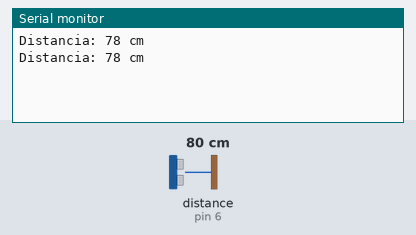
A sketch run on a simulated Arduino Uno, built with avr-gcc and run on an emulated ATmega328P. Shown: the last lines printed to the serial monitor. Wiring (inferred from the names in the program): ultrasonic range finder: trigger pin 5; echo pin 6. The test bench sets the inputs (shaded band); at power-on: distance to the obstacle (sensor on pin 6) 80 cm. The echo pulse lasts 58.3 µs per cm.

Above: at 1.8 s.
1.9 s: distance to the obstacle (sensor on pin 6) set to 2 cm
At 2.8 s:
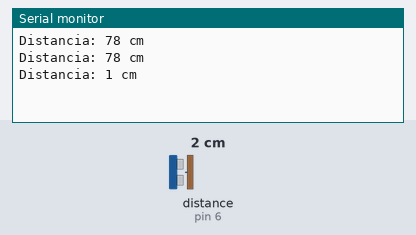
3.4 s: distance to the obstacle (sensor on pin 6) set to 4 cm
At 4.4 s:
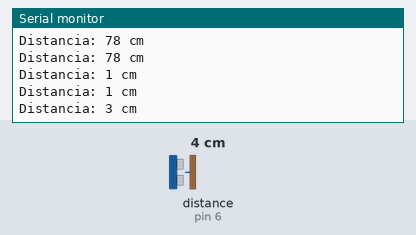
Timing chart, 0 to 6.4 s (numbered marks = the images above; inputs shaded):
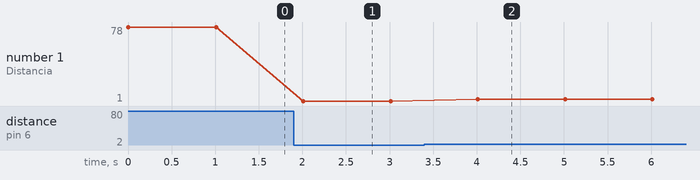

Measured:
- after the input at 1.9 s, the serial monitor: prints a new line after 0.11 s (image 1)
- after the input at 3.4 s, the serial monitor: prints a new line after 0.61 s (image 2)
- plotted number 1: 78 → 1 after the input at 1.9 s, 1 → 3 after the input at 3.4 s

The sketch:

sonar.ino
```cpp
// Definición de pines del sensor ultrasónico
const int trigPin = 5;  // Pin TRIG conectado al pin 9 de Arduino
const int echoPin = 6; // Pin ECHO conectado al pin 10 de Arduino

// Variables para almacenar la duración y la distancia
long duracion;
int distancia;

void setup() {
  Serial.begin(9600); // Iniciar comunicación serial a 9600 baudios
  pinMode(trigPin, OUTPUT);
  pinMode(echoPin, INPUT);
}

void loop() {
  // Envía un pulso ultrasónico para activar el sensor
  digitalWrite(trigPin, LOW);
  delayMicroseconds(2);
  digitalWrite(trigPin, HIGH);
  delayMicroseconds(10);
  digitalWrite(trigPin, LOW);

  // Lee el tiempo que tarda en llegar el eco
  duracion = pulseIn(echoPin, HIGH);

  // Calcula la distancia en centímetros (la velocidad del sonido es 343m/s -> 1cm = 29.1us)
  distancia = duracion * 0.034 / 2;

  // Muestra la distancia medida por el sensor en el Monitor Serie
  Serial.print("Distancia: ");
  Serial.print(distancia);
  Serial.println(" cm");

  delay(1000); // Espera 1 segundo antes de tomar la próxima lectura
}
```
